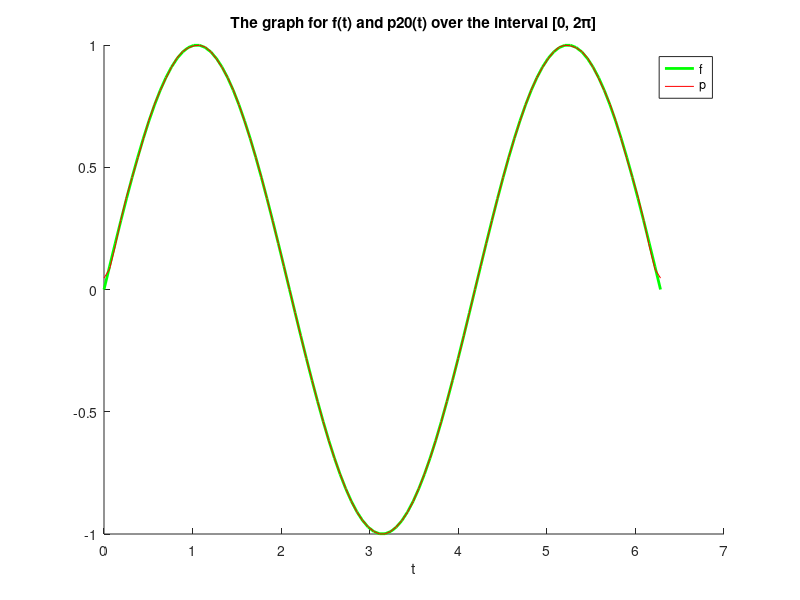
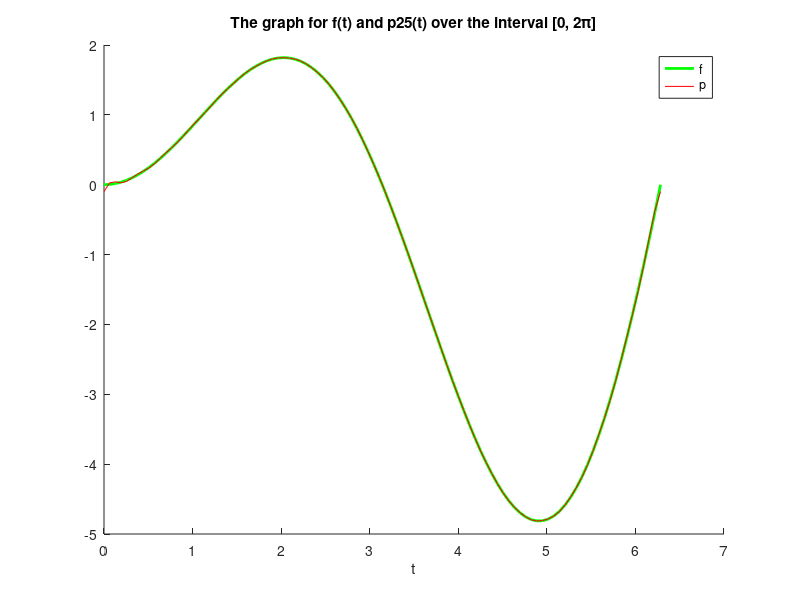

These charts were generated, in order, by the following MATLAB code:
%% AAE 301 HW 4
%% QUESTION 1

% creating function
t = linspace(0, 2*pi);
f = sin(1.5*t);

% finding ak's
a0 = 2/(3*pi);
psi0 = 1;

p = 0;
n = 20;
ak_list = [];
k_list = -n:1:n;

for k=k_list
    if k == 0
        ak = a0;
    else
        ak = -6 / (pi*(4*k^2 - 9));
    end
    ak_list = [ak_list, ak];
    psik = exp(-1i*k*t);
    p = p + ak*psik;
end

disp('this should small');
disp(norm(imag(p)));
p = real(p);

% plot function and approximation
figure(1);
clf;
hold on;
plot(t, f, 'g', 'LineWidth', 2);
plot(t, p, 'r');
xlabel('t');
legend('f', 'p')
title("The graph for f(t) and p20(t) over the interval [0, 2π]")
hold off;

%% QUESTION 3

% PART A

% creating function
t = linspace(0, 2*pi);
f = t.*sin(t);

% finding ak's
a0 = -1;
psi0 = 1;

p = 0;
n = 20;
ak_list = [];
k_list = -n:1:n;
pn_norm_sq = 0;

for k=k_list
    if k == 0
        ak = a0;
    elseif k == 1
        ak = -1/4 + (pi/2)*1i;
    elseif k == -1
        ak = -1/4 - (pi/2)*1i;
    else
        ak = 1/(k^2 - 1);
    end
    ak_list = [ak_list, ak];
    psik = exp(-1i*k*t);
    %psik = cos(k*t);
    p = p + ak*psik;
    pn_norm_sq =  pn_norm_sq + abs(ak)^2;
end

disp('this should small');
disp(norm(imag(p)));
p = real(p);

% plot function and approximation
figure(2);
clf;
hold on;
plot(t, f, 'g', 'LineWidth', 2);
plot(t, p, 'r');
xlabel('t');
legend('f', 'p')
title("The graph for f(t) and p25(t) over the interval [0, 2π]")
hold off;
%%
% PART B
norm_sq = (2*pi^2)/3 - 1/4;

error = sqrt(norm_sq - pn_norm_sq);
fprintf("Error: %f", error)